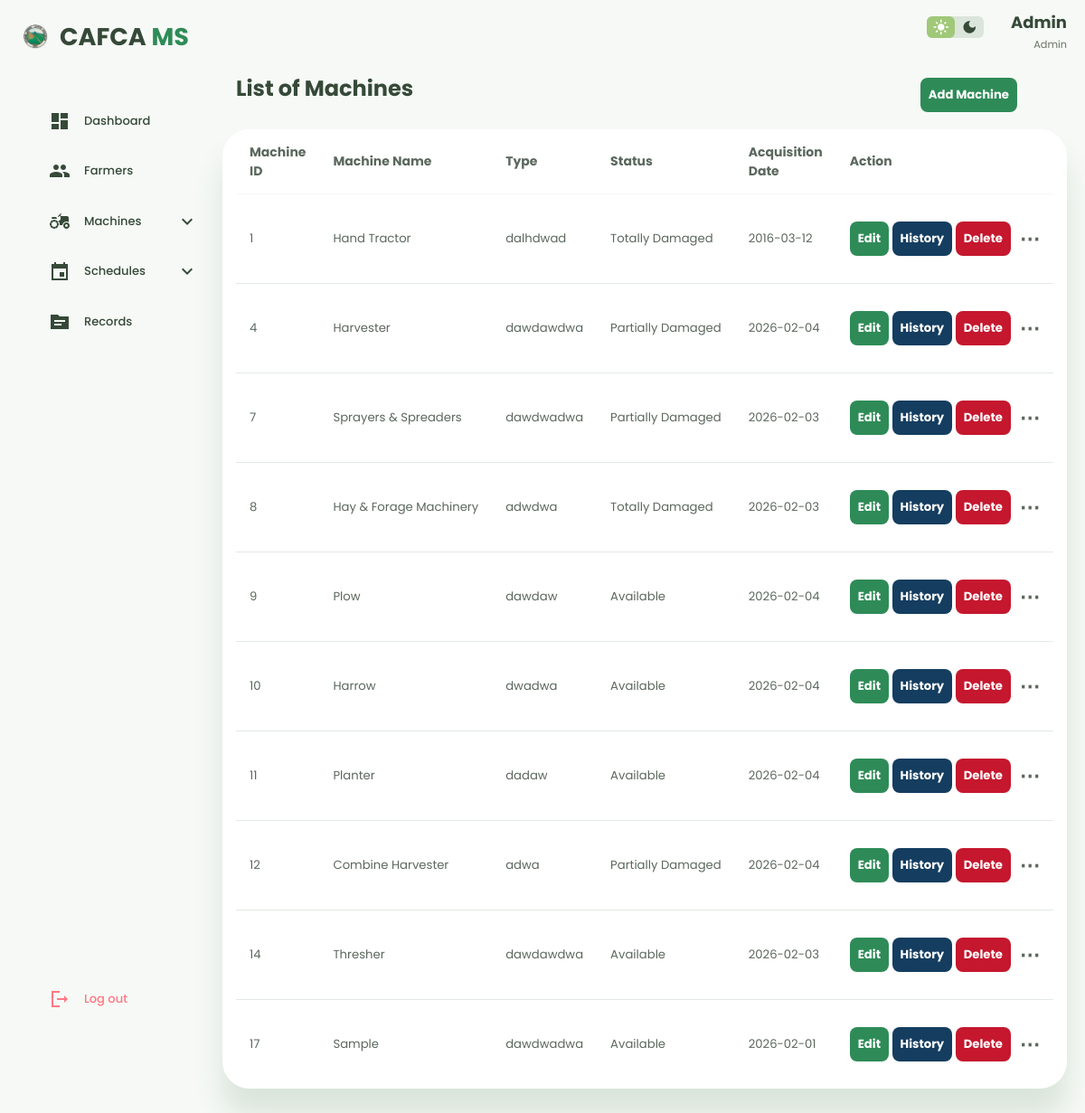
/dashboard/machines/machine.php (signed in), run on the app's committed database.
### tables this page shows
CREATE TABLE `machines` (
  `id` int(255) NOT NULL,
  `name` varchar(255) NOT NULL,
  `type` varchar(255) NOT NULL,
  `status` varchar(255) NOT NULL,
  `acquisition_date` date NOT NULL,
  `last_returned` datetime DEFAULT NULL
);

### dashboard/machines/machine.php (the view, shortened to what this page needs)
<?php
$servername = "localhost";
$username = "root";
$password = "";
$database = "testdb";
$conn = new mysqli($servername, $username, $password, $database);
$now = new DateTime();
$statusFilter = $_GET['status'] ?? null;
?>
<!DOCTYPE html>
<html lang="en">
<head>
    <link rel="stylesheet" href="../farmers_sec/farmerstyle.css">
</head>
<body>
    <div class="container">
        <aside>
            <div class="top">
                <a class="logo" href="../main/dashdex.php">
                    <img src="../../LandingPage/others/logo.png">
                    <h2>CAFCA <span>MS</span></h2>
                </a>
            </div>
            <div class="sidebar">
                <a href="../main/dashdex.php">
                    <span class="material-icons-sharp">dashboard</span>
                    <h3>Dashboard</h3>
                </a>
                <a href="../farmers_sec/farmers.php">
                    <span class="material-icons-sharp">people</span>
                    <h3>Farmers</h3>
                </a>
                <?php
                $statusParam = $_GET['status'] ?? '';
                $currentPage = basename($_SERVER['PHP_SELF']);
                $isMachinePage = ($currentPage === 'machine.php');
                $isSchedulePage = ($currentPage === 'schedule.php');
                ?>
                <div class="sidebar-dropdown <?= ($isMachinePage && $statusParam) ? 'open' : '' ?>">
                    <a href="javascript:void(0)" class="dropdown-toggle"
                        aria-expanded="<?= ($isMachinePage && $statusParam) ? 'true' : 'false' ?>">
                        <span class="material-icons-sharp">agriculture</span>
                        <h3>Machines</h3>
                        <span class="material-icons-sharp dropdown-icon">expand_more</span>
                    </a>
                </div>
                <div class="sidebar-dropdown <?= ($isSchedulePage && $statusParam) ? 'open' : '' ?>">
                    <a href="javascript:void(0)" class="dropdown-toggle"
                        aria-expanded="<?= ($isSchedulePage && $statusParam) ? 'true' : 'false' ?>">
                        <span class="material-icons-sharp">event</span>
                        <h3>Schedules</h3>
                        <span class="material-icons-sharp dropdown-icon">expand_more</span>
                    </a>
                </div>
                <a href="../records/records.php">
                    <span class="material-icons-sharp">topic</span>
                    <h3>Records</h3>
                </a>
                <div class="logout"><a href="../../login/logout.php" onclick="return confirm('Are you sure you want to log out?');" class="danger">
                        <span class="material-icons-sharp">logout</span>
                        <h3>Log out</h3>
                    </a>
                </div>
            </div>
        </aside>
        <main>
            <div class="top">
                <div class="theme-toggler">
                    <span class="material-icons-sharp active">light_mode</span>
                    <span class="material-icons-sharp">dark_mode</span>
                </div>
                <div class="profile" style="display: flex; flex-direction: column; text-align: right;">
                    <span
                        style="font-size: 18px; text-transform: capitalize; font-weight: 700; "><?= $_SESSION['username']; ?></span>
                    <small class="text-muted">Admin</small>
                </div>
            </div>
            <div class="title">
                <h2>List of Machines</h2>
                <?php
                if ($statusFilter !== 'Not Returned'): ?>
                <a href="javascript:void(0)" onclick="openAddMachineModal()" class="btn btn-primary machine" role="button">Add Machine</a>
                <?php endif; ?>
            </div>
            <br>
            <div class='table-scroll'>
                <table style='width:100%' class='table'>
                    <thead>
                        <tr>
                            <?php if ($statusFilter === 'Not Returned'): ?>
                            <th>Farmer's Name</th>
                            <th>Machine Name</th>
                            <th>Schedule Date</th>
                            <th>End Date</th>
                            <th>Duration</th>
                            <th>Action</th>
                            <?php else: ?>
                            <th>Machine ID</th>
                            <th>Machine Name</th>
                            <th>Type</th>
                            <th>Status</th>
                            <th>Acquisition Date</th>
                            <th>Action</th>
                            <?php endif; ?>
                        </tr>
                    </thead>
                    <tbody>
                    <?php
                    if ($statusFilter === 'Not Returned') {
                        $sql = "SELECT s.id as schedule_id, s.schedule_date, s.date_span, s.start_time, s.end_time,
                                       m.id as machine_id, m.name as machine_name,
                                       f.name as farmer_name
                                FROM schedules s
                                INNER JOIN machines m ON s.machine_id = m.id
                                INNER JOIN farmers f ON s.farmer_id = f.id
                                WHERE s.status IN ('Approved', 'Completed')
                                AND s.return_date IS NULL";
                        $result = $conn->query($sql);
                        if ($result) {
                            while ($row = $result->fetch_assoc()) {
                                $scheduleDate = $row['schedule_date'];
                                $startTime = $row['start_time'] ?: '00:00:00';
                                $endTime = $row['end_time'] ?: '23:59:59';
                                $dateSpan = (int)$row['date_span'];
                                try {
                                    $startDt = new DateTime($scheduleDate . ' ' . $startTime);
                                    $endDateStr = date('Y-m-d', strtotime($scheduleDate . " +{$dateSpan} days"));
                                    $endDt = new DateTime($endDateStr . ' ' . $endTime);
                                    if ($now > $endDt) {
                                        $formattedStartDate = date('M d, Y', strtotime($scheduleDate));
                                        $formattedEndDate = date('M d, Y', strtotime($endDateStr));
                                        echo "
                                        <tr>
                                            <td>" . htmlspecialchars($row['farmer_name']) . "</td>
                                            <td>" . htmlspecialchars($row['machine_name']) . "</td>
                                            <td>{$formattedStartDate}</td>
                                            <td>{$formattedEndDate}</td>
                                            <td>{$dateSpan} day(s)</td>
                                            <td>
                                                <a class='btn btn-success btn-sm'
                                                   onclick='openReturnModal(" . $row['schedule_id'] . ", \"" .
                                                   htmlspecialchars($row['farmer_name'], ENT_QUOTES) . "\", \"" .
                                                   htmlspecialchars($row['machine_name'], ENT_QUOTES) . "\", " .
                                                   $row['machine_id'] . ")'
                                                   href='javascript:void(0)'>Return</a>
                                            </td>
                                        </tr>
                                        ";
                                    }
                                } catch (Exception $e) {
                                }
                            }
                        }
                    } else {
                        if ($statusFilter) {
                            $sql = "SELECT * FROM machines WHERE status = ?";
                            $stmt = $conn->prepare($sql);
                            $stmt->bind_param("s", $statusFilter);
                            $stmt->execute();
                            $result = $stmt->get_result();
                        } else {
                            $sql = "SELECT * FROM machines";
                            $result = $conn->query($sql);
                        }
                        while ($row = $result->fetch_assoc()) {
                            $historySQL = "SELECT f.name, s.schedule_date, s.date_span
                                          FROM schedules s
                                          INNER JOIN farmers f ON s.farmer_id = f.id
                                          WHERE s.machine_id = ? AND s.status IN ('Approved', 'Completed')
                                          ORDER BY s.schedule_date DESC
                                          LIMIT 1";
                            $historyStmt = $conn->prepare($historySQL);
                            $historyStmt->bind_param("i", $row['id']);
                            $historyStmt->execute();
                            $historyResult = $historyStmt->get_result();
                            $historyData = $historyResult->fetch_assoc();
                            $tooltipContent = '';
                            if ($historyData) {
                                $usageDate = date('M d, Y', strtotime($historyData['schedule_date']));
                                $endDate = date('M d, Y', strtotime($historyData['schedule_date'] . ' +' . $historyData['date_span'] . ' days'));
                                $tooltipContent = "Last Used By: " . htmlspecialchars($historyData['name']) . "&#10;Date: {$usageDate} - {$endDate}";
                            } else {
                                $tooltipContent = "No usage history";
                            }
                            echo "
                            <tr>
                                <td>$row[id]</td>
                                <td>$row[name]</td>
                                <td>$row[type]</td>
                                <td>$row[status]</td>
                                <td>$row[acquisition_date]</td>
                                <td>
                                    <a class='btn btn-primary btn-sm' onclick='openEditMachineModal($row[id])' href='javascript:void(0)'>Edit</a>
                                    <a class='btn btn-success btn-sm' onclick='openHistoryModal($row[id])'>History</a>
                                    <a class='btn btn-danger btn-sm'
                                       onclick=\"return confirm('Are you sure you want to delete $row[name]?');\"
                                       href='delete_machine.php?id=$row[id]&redirect=" . urlencode($statusFilter ?: 'Available') . "'>Delete</a>
                                    <span class='reschedule-info-icon' data-tooltip='{$tooltipContent}'>⋯</span>
                                </td>
                            </tr>
                            ";
                        }
                    }
                    ?>
                    </tbody>
                </table>
            </div>
        </main>
    </div>
</body>
</html>

### data on the page
machines: id "1", name "Hand Tractor", type "dalhdwad", status "Totally Damaged", acquisition_date "2016-03-12"
machines: id "4", name "Harvester", type "dawdawdwa", status "Partially Damaged", acquisition_date "2026-02-04"
machines: id "7", name "Sprayers & Spreaders", type "dawdwadwa", status "Partially Damaged", acquisition_date "2026-02-03"
machines: id "8", name "Hay & Forage Machinery", type "adwdwa", status "Totally Damaged", acquisition_date "2026-02-03"
machines: id "9", name "Plow", type "dawdaw", status "Available", acquisition_date "2026-02-04"
machines: id "10", name "Harrow", type "dwadwa", status "Available", acquisition_date "2026-02-04"
machines: id "11", name "Planter", type "dadaw", status "Available", acquisition_date "2026-02-04"
machines: id "12", name "Combine Harvester", type "adwa", status "Partially Damaged", acquisition_date "2026-02-04"
machines: id "14", name "Thresher", type "dawdawdwa", status "Available", acquisition_date "2026-02-03"
machines: id "17", name "Sample", type "dawdwadwa", status "Available", acquisition_date "2026-02-01"

### other printed values
$_SESSION['username'] "Admin"
